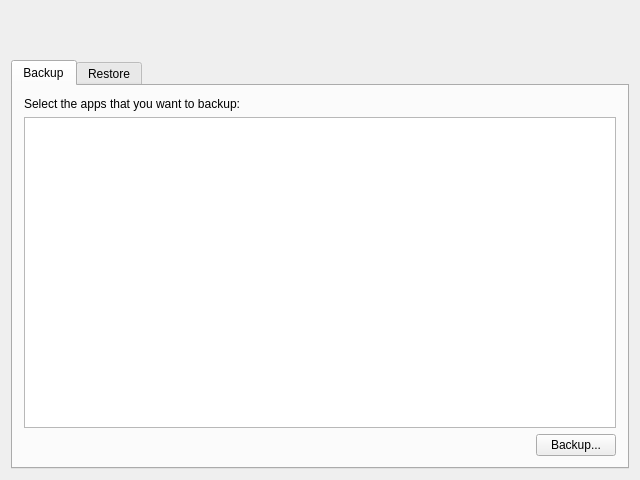
<?xml version="1.0" encoding="UTF-8"?>
<ui version="4.0">
 <class>MainWindow</class>
 <widget class="QMainWindow" name="MainWindow">
  <property name="geometry">
   <rect>
    <x>0</x>
    <y>0</y>
    <width>640</width>
    <height>480</height>
   </rect>
  </property>
  <property name="windowTitle">
   <string></string>
  </property>
  <widget class="QWidget" name="centralWidget">
   <layout class="QVBoxLayout" name="verticalLayout">
    <item>
     <layout class="QHBoxLayout" name="horizontalLayout">
      <property name="spacing">
       <number>-1</number>
      </property>
      <property name="sizeConstraint">
       <enum>QLayout::SetNoConstraint</enum>
      </property>
      <property name="bottomMargin">
       <number>10</number>
      </property>
      <item>
       <widget class="QLabel" name="label_2">
        <property name="sizePolicy">
         <sizepolicy hsizetype="Minimum" vsizetype="Preferred">
          <horstretch>0</horstretch>
          <verstretch>0</verstretch>
         </sizepolicy>
        </property>
        <property name="text">
         <string/>
        </property>
        <property name="pixmap">
         <pixmap resource="resources.qrc">:/logo/Resources/40-1.png</pixmap>
        </property>
        <property name="scaledContents">
         <bool>false</bool>
        </property>
       </widget>
      </item>
      <item>
       <widget class="QLabel" name="label_3">
        <property name="font">
         <font>
          <family>Lucida Sans</family>
          <pointsize>18</pointsize>
         </font>
        </property>
        <property name="text">
         <string></string>
        </property>
       </widget>
      </item>
      <item>
       <spacer name="horizontalSpacer">
        <property name="orientation">
         <enum>Qt::Horizontal</enum>
        </property>
        <property name="sizeHint" stdset="0">
         <size>
          <width>40</width>
          <height>20</height>
         </size>
        </property>
       </spacer>
      </item>
     </layout>
    </item>
    <item>
     <widget class="QTabWidget" name="tabWidget">
      <property name="tabShape">
       <enum>QTabWidget::Rounded</enum>
      </property>
      <property name="currentIndex">
       <number>0</number>
      </property>
      <property name="elideMode">
       <enum>Qt::ElideRight</enum>
      </property>
      <property name="documentMode">
       <bool>false</bool>
      </property>
      <property name="tabsClosable">
       <bool>false</bool>
      </property>
      <property name="movable">
       <bool>false</bool>
      </property>
      <property name="tabBarAutoHide">
       <bool>false</bool>
      </property>
      <widget class="QWidget" name="backupTab">
       <attribute name="title">
        <string>Backup</string>
       </attribute>
       <layout class="QVBoxLayout" name="verticalLayout_3">
        <item>
         <widget class="QLabel" name="label">
          <property name="text">
           <string>Select the apps that you want to backup:</string>
          </property>
         </widget>
        </item>
        <item>
         <widget class="QTableWidget" name="deviceAppsTableView">
          <property name="frameShadow">
           <enum>QFrame::Plain</enum>
          </property>
          <property name="editTriggers">
           <set>QAbstractItemView::NoEditTriggers</set>
          </property>
          <property name="alternatingRowColors">
           <bool>true</bool>
          </property>
          <property name="selectionMode">
           <enum>QAbstractItemView::NoSelection</enum>
          </property>
          <property name="textElideMode">
           <enum>Qt::ElideRight</enum>
          </property>
          <property name="gridStyle">
           <enum>Qt::SolidLine</enum>
          </property>
          <property name="cornerButtonEnabled">
           <bool>false</bool>
          </property>
          <property name="rowCount">
           <number>0</number>
          </property>
          <property name="columnCount">
           <number>0</number>
          </property>
          <attribute name="horizontalHeaderCascadingSectionResizes">
           <bool>false</bool>
          </attribute>
          <attribute name="horizontalHeaderShowSortIndicator" stdset="0">
           <bool>false</bool>
          </attribute>
          <attribute name="horizontalHeaderStretchLastSection">
           <bool>true</bool>
          </attribute>
          <attribute name="verticalHeaderVisible">
           <bool>false</bool>
          </attribute>
          <attribute name="verticalHeaderHighlightSections">
           <bool>false</bool>
          </attribute>
         </widget>
        </item>
        <item>
         <layout class="QHBoxLayout" name="horizontalLayout_2">
          <item alignment="Qt::AlignRight">
           <widget class="QPushButton" name="backupButton">
            <property name="text">
             <string>Backup...</string>
            </property>
           </widget>
          </item>
         </layout>
        </item>
       </layout>
      </widget>
      <widget class="QWidget" name="restoreTab">
       <attribute name="title">
        <string>Restore</string>
       </attribute>
       <layout class="QVBoxLayout" name="verticalLayout_2">
        <item>
         <widget class="QTableView" name="tableView"/>
        </item>
       </layout>
      </widget>
     </widget>
    </item>
   </layout>
  </widget>
  <widget class="QMenuBar" name="menuBar">
   <property name="geometry">
    <rect>
     <x>0</x>
     <y>0</y>
     <width>640</width>
     <height>22</height>
    </rect>
   </property>
  </widget>
  <action name="actionBackup">
   <property name="text">
    <string>Backup</string>
   </property>
   <property name="toolTip">
    <string>Backup selected apps to this computer.</string>
   </property>
  </action>
  <action name="actionRestore">
   <property name="text">
    <string>Restore</string>
   </property>
   <property name="toolTip">
    <string>Restore selected apps to my device.</string>
   </property>
  </action>
 </widget>
 <layoutdefault spacing="6" margin="11"/>
 <resources>
  <include location="resources.qrc"/>
 </resources>
 <connections/>
</ui>
